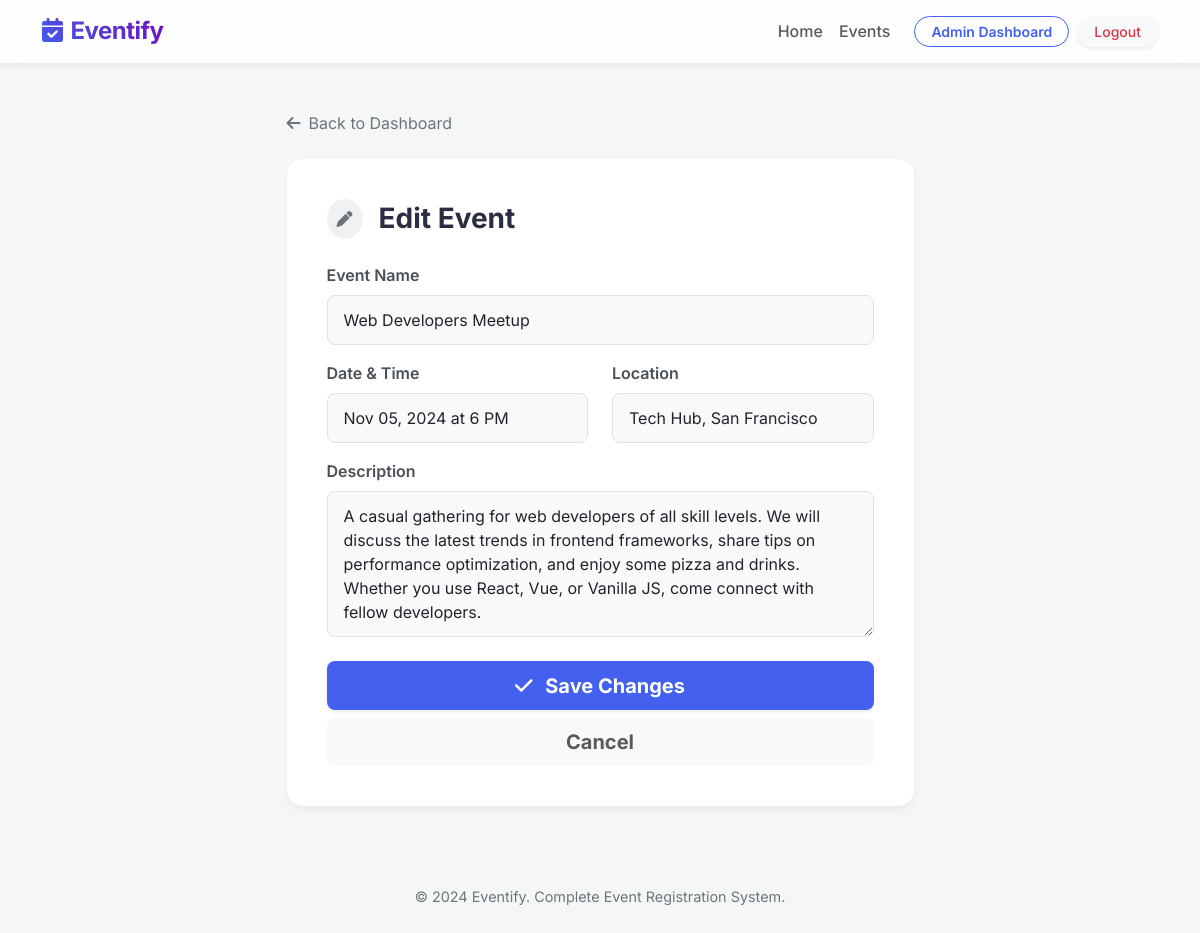
Screenshot of /admin/events/2/edit (signed in) with the database file from the repository.
### database.py (models this page shows)
class Event(db.Model):
    id = db.Column(db.Integer, primary_key=True)
    event_name = db.Column(db.String(150), nullable=False)
    date = db.Column(db.String(50), nullable=False)
    location = db.Column(db.String(150), nullable=False)
    description = db.Column(db.Text, nullable=False)
    registrations = db.relationship('Registration', backref='event', lazy=True, cascade='all, delete-orphan')

### app.py (the view, shortened to what this page needs)
@app.route('/admin/events/<int:id>/edit', methods=['GET', 'POST'])
@login_required
def admin_event_edit(id):
    event = Event.query.get_or_404(id)
    return render_template('admin/edit_event.html', event=event)

### app.py (called while the page is built)
def login_required(f):
    from functools import wraps
    @wraps(f)
    def decorated_function(*args, **kwargs):
        if 'admin_id' not in session:
            flash('Please log in to access this page.', 'warning')
            return redirect(url_for('admin_login'))
        return f(*args, **kwargs)
    return decorated_function

### templates/admin/edit_event.html (shortened to what this page needs)
{% extends "layout.html" %}
{% block content %}
<div class="container py-4">
    <div class="row justify-content-center">
        <div class="col-md-8 col-lg-7">
            <div class="mb-4">
                <a href="{{ url_for('admin_dashboard') }}" class="text-decoration-none text-secondary">
                    <i class="fa-solid fa-arrow-left me-2"></i>Back to Dashboard
                </a>
            </div>
            <div class="glass-form border-0">
                <div class="d-flex align-items-center mb-4">
                    <div class="bg-secondary bg-opacity-10 text-secondary rounded-circle p-2 me-3">
                        <i class="fa-solid fa-pen fa-fw"></i>
                    </div>
                    <h3 class="fw-bold mb-0">Edit Event</h3>
                </div>
                <form action="{{ url_for('admin_event_edit', id=event.id) }}" method="POST" class="needs-validation"
                    novalidate>
                    <div class="mb-3">
                        <label for="event_name" class="form-label fw-semibold">Event Name</label>
                        <input type="text" class="form-control" id="event_name" name="event_name"
                            value="{{ event.event_name }}" required>
                    </div>
                    <div class="row">
                        <div class="col-md-6 mb-3">
                            <label for="date" class="form-label fw-semibold">Date & Time</label>
                            <input type="text" class="form-control" id="date" name="date" value="{{ event.date }}"
                                required>
                        </div>
                        <div class="col-md-6 mb-3">
                            <label for="location" class="form-label fw-semibold">Location</label>
                            <input type="text" class="form-control" id="location" name="location"
                                value="{{ event.location }}" required>
                        </div>
                    </div>
                    <div class="mb-4">
                        <label for="description" class="form-label fw-semibold">Description</label>
                        <textarea class="form-control" id="description" name="description" rows="5"
                            required>{{ event.description }}</textarea>
                    </div>
                    <button type="submit" class="btn btn-primary btn-lg w-100 fw-bold rounded-3 shadow-sm">
                        <i class="fa-solid fa-check me-2"></i> Save Changes
                    </button>
                    <a href="{{ url_for('admin_dashboard') }}"
                        class="btn btn-light btn-lg w-100 mt-2 text-muted fw-bold rounded-3">
                        Cancel
                    </a>
                </form>
            </div>
        </div>
    </div>
</div>
{% endblock %}

### static/css/style.css (style rules this page uses)
:root { --primary: #4361ee; --primary-hover: #3a0ca3; --secondary: #7209b7; --dark: #2b2d42; --light: #f8f9fa; --glass-bg: rgba(255, 255, 255, 0.85); --glass-border: rgba(255, 255, 255, 0.3); --shadow-sm: 0 4px 6px rgba(0,0,0,0.05); --shadow-md: 0 10px 15px rgba(0,0,0,0.1); }
body { font-family: 'Inter', -apple-system, BlinkMacSystemFont, "Segoe UI", Roboto, "Helvetica Neue", Arial, sans-serif; background-color: #f4f7f6; color: var(--dark); min-height: 100vh; display: flex; flex-direction: column; }
.glass-form { background: #ffffff; padding: 2.5rem; border-radius: 16px; box-shadow: var(--shadow-sm); }
.form-control { border-radius: 8px; padding: 0.75rem 1rem; border: 1px solid #dee2e6; background-color: #f8f9fa; transition: all 0.2s; }
.form-label { font-weight: 500; color: #495057; margin-bottom: 0.5rem; }
.btn-primary { background: var(--primary); border: none; border-radius: 8px; padding: 0.6rem 1.5rem; font-weight: 600; transition: all 0.2s; }

### rows the page displays
Event: event_name "Web Developers Meetup", date "Nov 05, 2024 at 6 PM", location "Tech Hub, San Francisco", description "A casual gathering for web developers of all skill levels. We will discuss the latest trends in frontend frameworks, share tips on performance optimization, and enjoy some pizza and drinks. Whether you use React, Vue, or Vanilla JS, come connect with fellow developers."
